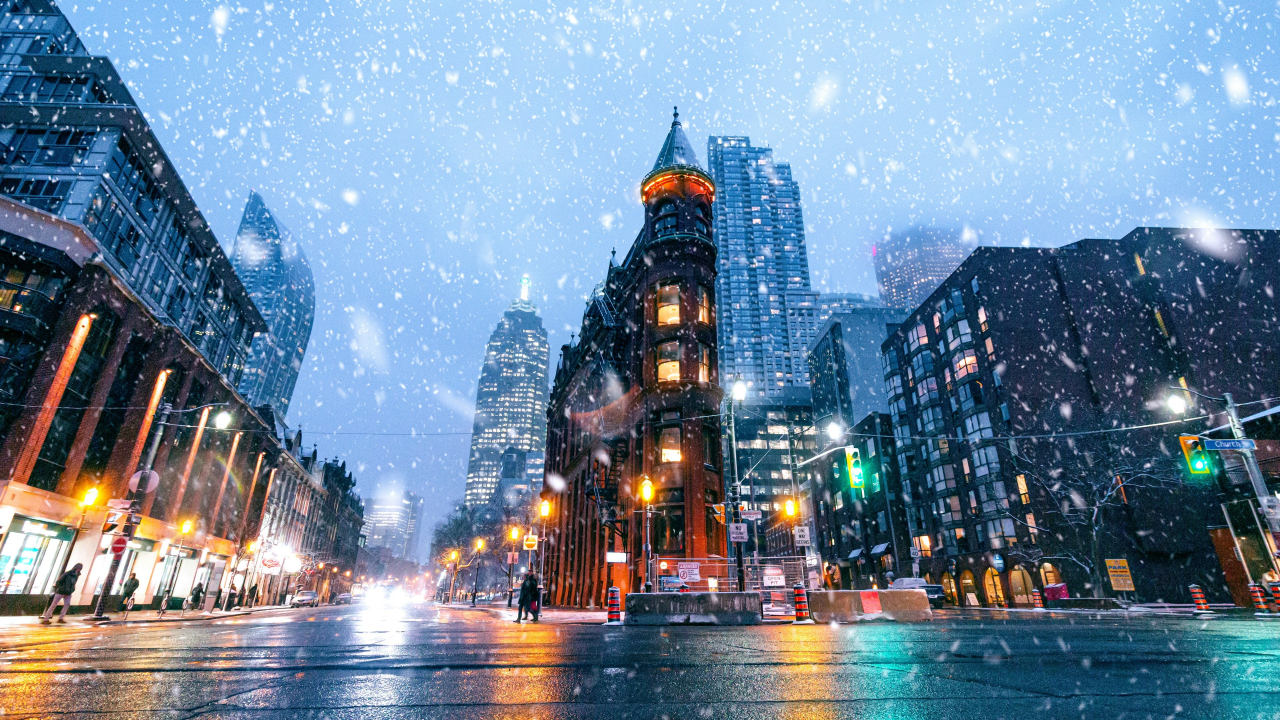
#> input picture launcher/app/src/main/assets/wallpapers/cities/cities_02.jpg, 3840 x 2160 px (shown at 1/3 size)
$ python -i build_complete_220_catalog.py   (imports and definitions only)
#> lines starting #> are read from the running program, lines starting #| are printed output that depends on the picture
#> further down, picture is the input picture: PIL image 3840x2160 RGB; mean R, G, B 111.6, 135, 157.9
import os
import io
import time
import urllib.request
import urllib.parse
import json
import PIL.Image
import PIL.ImageDraw

DRAWABLE_DIR = os.path.join(os.path.dirname(__file__), "..", "launcher", "app", "src", "main", "res", "drawable")
USER_DIR = r"C:\Users\bdour\.gemini\antigravity-ide\brain\57236744-3d86-4ee8-aa16-e55136f26fe3\.user_uploaded"
BUILD_DIR = os.path.join(os.path.dirname(__file__), "..", "launcher", "build")
# [2 lines not run here, left out]

HEADERS = {
    "User-Agent": "Mozilla/5.0 (Windows NT 10.0; Win64; x64) AppleWebKit/537.36 (KHTML, like Gecko) Chrome/122.0.0.0 Safari/537.36",
    "Accept": "text/html,application/xhtml+xml,application/xml;q=0.9,image/avif,image/webp,image/apng,image/*,*/*;q=0.8"
}

# [48 lines left out: functions fetch_wiki_image, fetch_direct_img, compose_bust, not called in this run]

def compose_env(img, crop_box=None):
    if crop_box:
        img = img.crop(crop_box)
    w, h = img.size
#> w = 3840; h = 2160
    min_dim = min(w, h)
#> min_dim = 2160
    cx = (w - min_dim) // 2
#> cx = 840
    cy = (h - min_dim) // 2
#> cy = 0
    sq = img.crop((cx, cy, cx + min_dim, cy + min_dim))
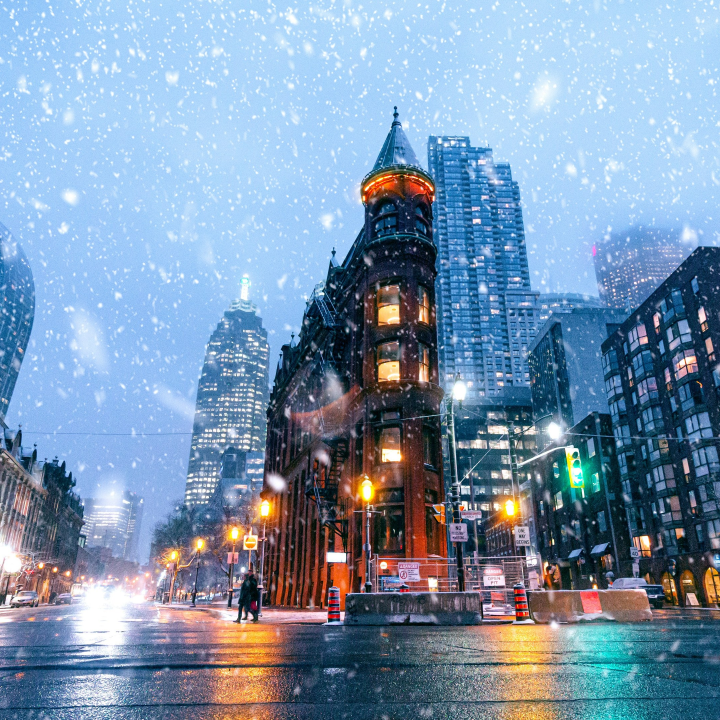
#> sq: PIL image 2160x2160 RGB (shown at 1/3 size); mean R, G, B 123.5, 148.3, 173.9
    sq = sq.resize((320, 320), PIL.Image.LANCZOS)
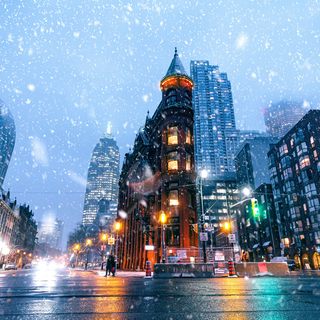
#> sq: PIL image 320x320 RGB; mean R, G, B 123.6, 148.2, 173.9
    return sq

# [1 line not run here, left out]

>>> from PIL import Image
>>> picture = Image.open('../launcher/app/src/main/assets/wallpapers/cities/cities_02.jpg')
>>> result = compose_env(picture)

$ run again, on launcher/app/src/main/assets/wallpapers/cities/cities_03.jpg
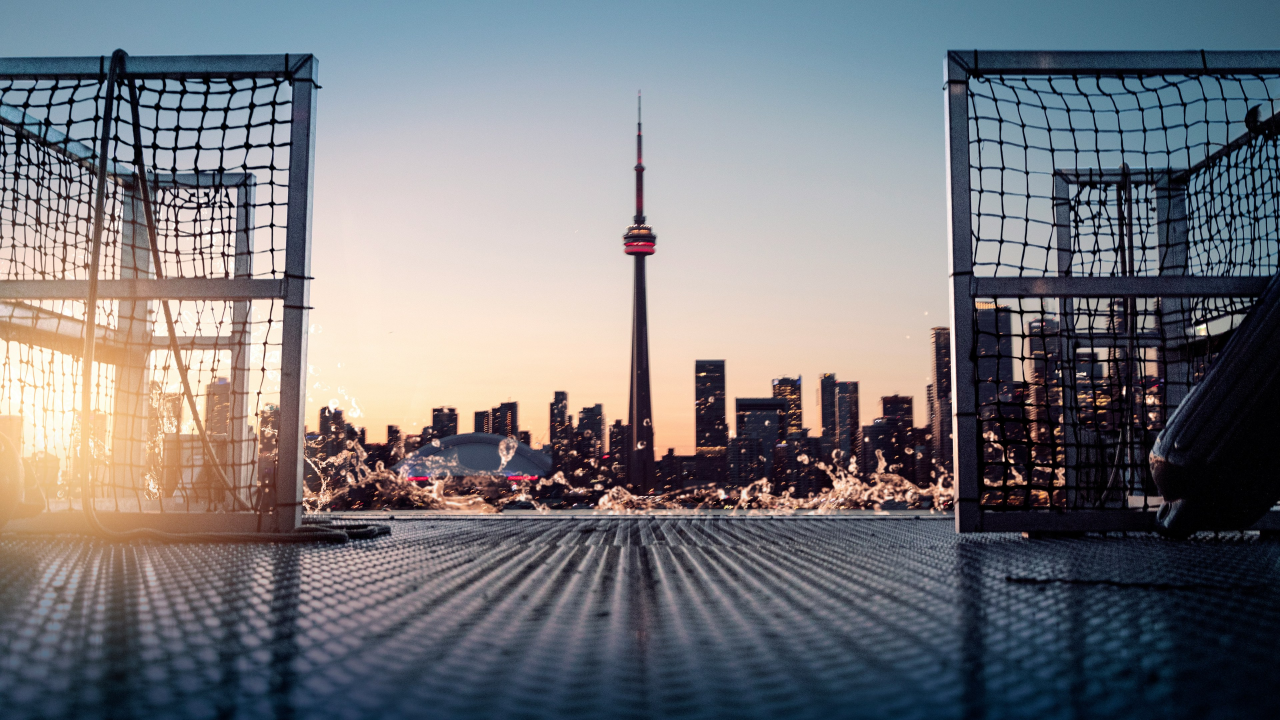
#> input picture launcher/app/src/main/assets/wallpapers/cities/cities_03.jpg, 3840 x 2160 px (shown at 1/3 size)
#> picture is the input picture: PIL image 3840x2160 RGB; mean R, G, B 119, 118.9, 123.5
#> in compose_env, `sq = img.crop((cx, cy, cx + min_dim, cy + min_dim))`:
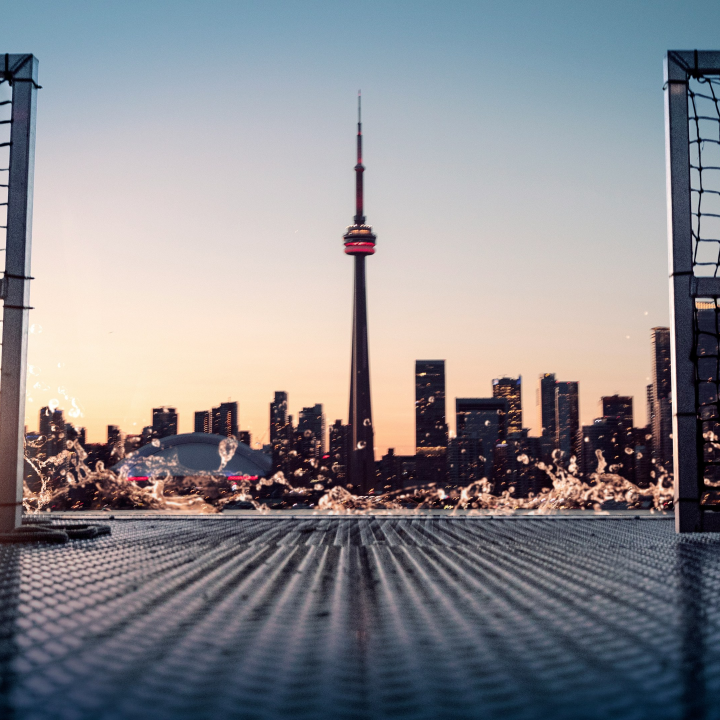
#> sq: PIL image 2160x2160 RGB (shown at 1/3 size); mean R, G, B 138.1, 136.9, 141.9
#> in compose_env, `sq = sq.resize((320, 320), PIL.Image.LANCZOS)`:
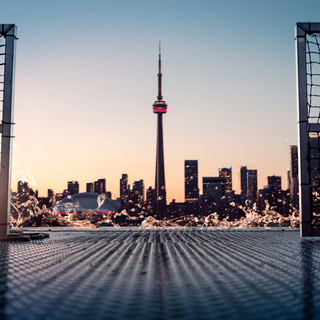
#> sq: PIL image 320x320 RGB; mean R, G, B 138.1, 136.9, 141.9

$ run again, on launcher/app/src/main/assets/wallpapers/cities/cities_05.jpg
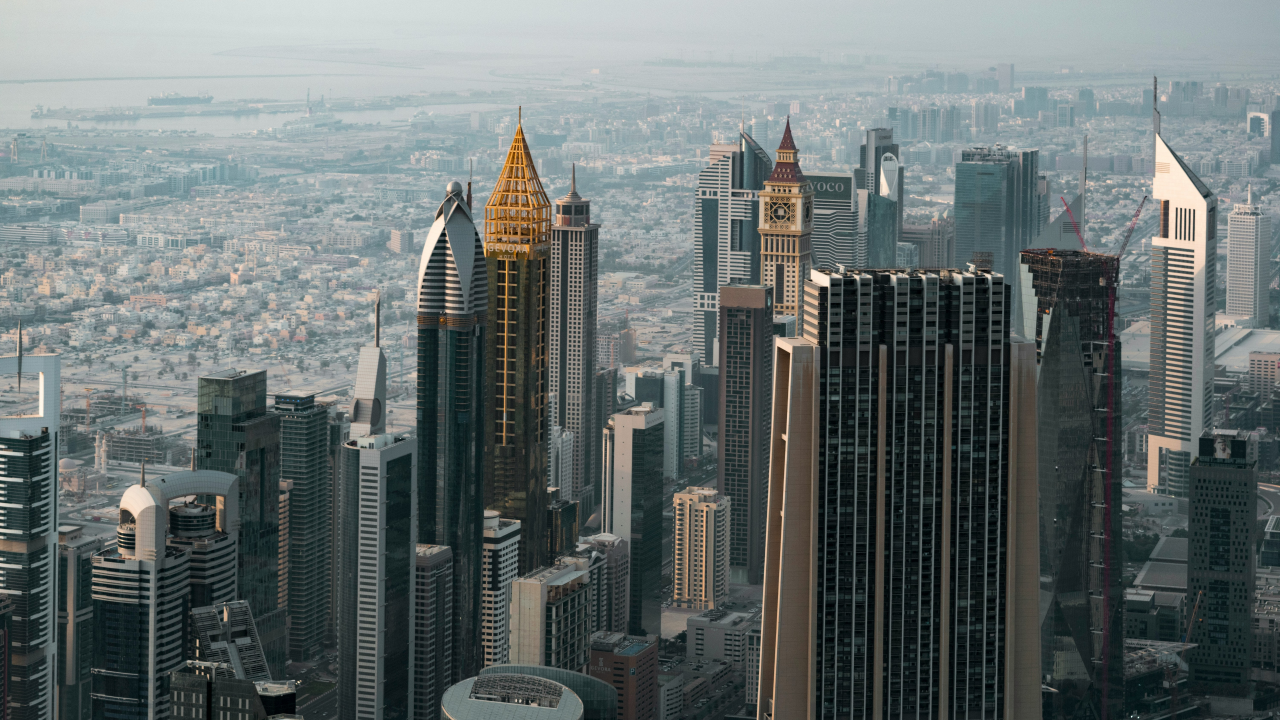
#> input picture launcher/app/src/main/assets/wallpapers/cities/cities_05.jpg, 3840 x 2160 px (shown at 1/3 size)
#> picture is the input picture: PIL image 3840x2160 RGB; mean R, G, B 102.5, 110.7, 110.2
#> in compose_env, `sq = img.crop((cx, cy, cx + min_dim, cy + min_dim))`:
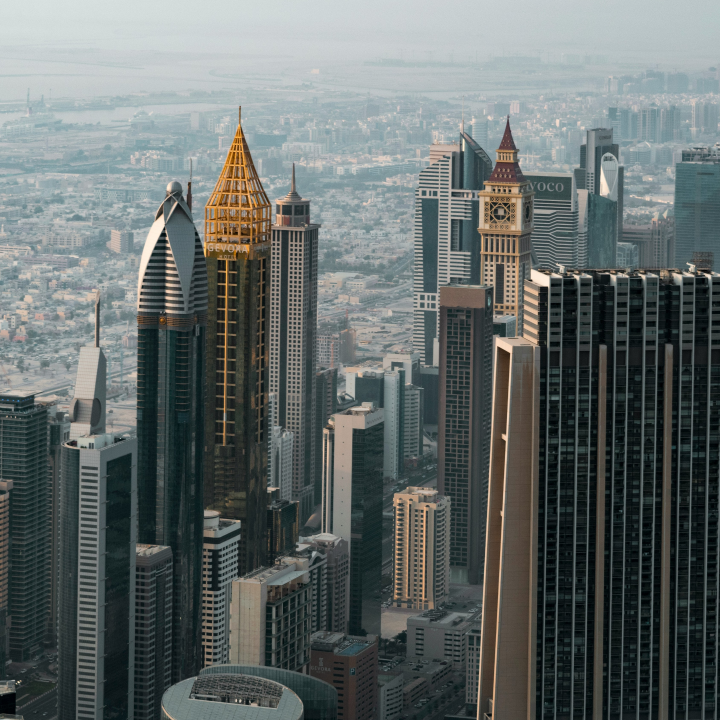
#> sq: PIL image 2160x2160 RGB (shown at 1/3 size); mean R, G, B 99.8, 106.9, 105.8
#> in compose_env, `sq = sq.resize((320, 320), PIL.Image.LANCZOS)`:
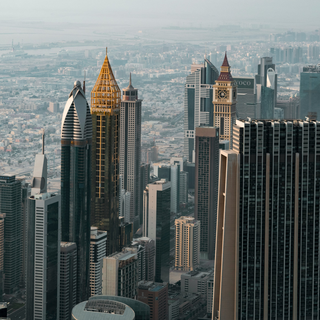
#> sq: PIL image 320x320 RGB; mean R, G, B 99.8, 106.9, 105.8
